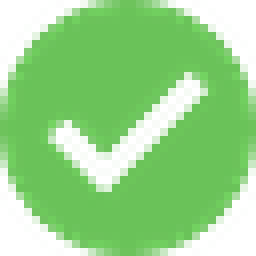
#> input picture images/ok.png, 32 x 32 px (shown 8 times larger)
$ python check_repos.py
#> lines starting #> are read from the running program, lines starting #| are printed output that depends on the picture
#!/usr/bin/env python3

import os
import subprocess
import time


from PIL import Image, ImageOps
from pystray import Icon, Menu, MenuItem
from lib.cli import args

from lib import utils, Notifier

curr_dir = os.path.dirname(os.path.realpath(__file__))

MESSAGE = "Repositories which are not up to date"


def _prepare_image(full_img_path):
#> called with full_img_path = 'images/ok.png'
    return ImageOps.expand(Image.open(full_img_path), border=5, fill=0)
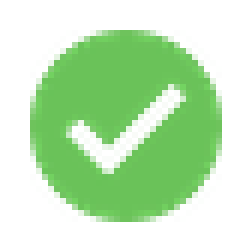
#> returned value: PIL image 42x42 RGBA (shown 6 times larger); mean R, G, B, A 51.6, 95.1, 43, 104.3; transparent parts drawn white


def get_image(rel_img_path):
    return _prepare_image(os.path.join(curr_dir, rel_img_path))


icon_ok = get_image("images/ok.png")
icon_fail = get_image("images/fail.png")
#> call 2 of _prepare_image, with full_img_path = 'images/fail.png'
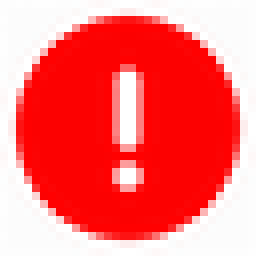
#> input picture images/fail.png, 32 x 32 px (shown 8 times larger)
#> in _prepare_image (call 2), `return ImageOps.expand(Image.open(full_img_path), border=5, fill=0)`:
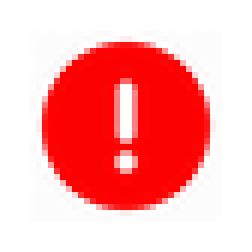
#> returned value: PIL image 42x42 RGBA (shown 6 times larger); mean R, G, B, A 106.7, 12.1, 11.9, 84.1; transparent parts drawn white
icon_loading = get_image("images/loading.png")
#> call 3 of _prepare_image, with full_img_path = 'images/loading.png'
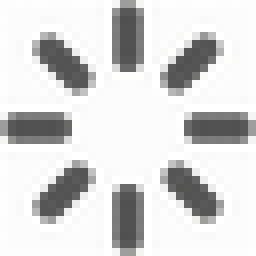
#> input picture images/loading.png, 32 x 32 px (shown 8 times larger)
#> in _prepare_image (call 3), `return ImageOps.expand(Image.open(full_img_path), border=5, fill=0)`:
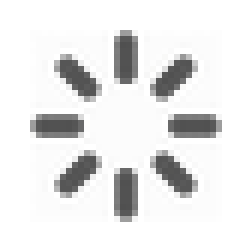
#> returned value: PIL image 42x42 RGBA (shown 6 times larger); mean R, G, B, A 36.7, 36.7, 36.3, 33.1; transparent parts drawn white


def execute_command(command: str, cwd: str):
    return subprocess.run(command.split(" "), cwd=cwd)


# [18 lines left out: functions repo_is_up_to_date, can_do_fast_forward, not called in this run]


def pull_changes(repo: utils.Repo):
    execute_command(f"git pull", cwd=repo.path)


# [4 lines left out: function pull_changes_for_list_of_repos, not called in this run]


def void():
    pass


# [61 lines left out: function setup, not called in this run]


#> (the run stopped early here; a loop or call above may not have finished)
